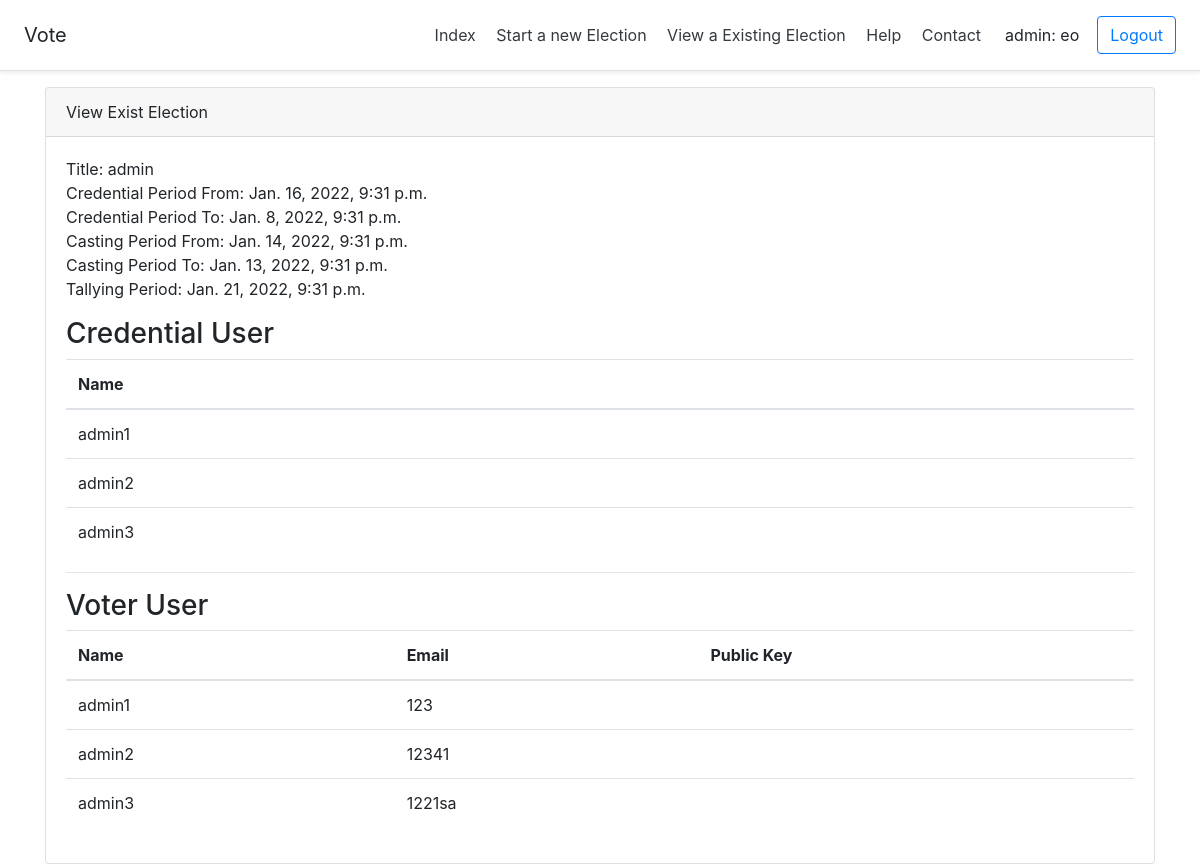
Screenshot of /eo/viewexistelection/5/ (signed in) with the database file from the repository.
### eovote/models.py (models this page shows, shortened)
class EoElection(models.Model):
    title = models.CharField(max_length=255)
    credential_period_from = models.DateTimeField()
    credential_period_to = models.DateTimeField()
    casting_period_from = models.DateTimeField()
    casting_period_to = models.DateTimeField()
    tallying_period = models.DateTimeField()
    voter_list = models.FileField()
    candidates_list = models.FileField()
    pub_user = models.ForeignKey(get_user_model(), on_delete=models.CASCADE)

class EoCredentialUser(models.Model):
    name = models.CharField(max_length=255)
    userid = models.UUIDField(primary_key=True, auto_created=True, default=uuid.uuid4,
                              editable=False)
    eo_election = models.ForeignKey(EoElection, on_delete=models.CASCADE)

class EoVoterUser(models.Model):
    name = models.CharField(max_length=255)
    email = models.EmailField()
    public_key = models.CharField(max_length=255)
    userid = models.UUIDField(primary_key=True, auto_created=True, default=uuid.uuid4,
                              editable=False)
    eo_election = models.ForeignKey(EoElection, on_delete=models.CASCADE)

### eovote/views.py (the view)
# urls.py: path('viewexistelection/<slug:pk>/', views.ViewExistElection.as_view(), name='viewexistelection'),
class ViewExistElection(LoginRequiredMixin, DetailView):
    template_name = 'eo/viewexistelection.html'
    model = EoElection

### user/templatetags/myfilters.py (called while the page is built)
@register.filter
def role(user):
    return get_role(user)

### utils/auth.py (called while the page is built)
def get_role(user):
    return user.groups.first().name if user.groups.exists() else None

### templates/eo/viewexistelection.html (shortened to what this page needs)
{% extends 'base.html' %}
{% block content %}
<div class="card">
    <div class="card-header">
        View Exist Election
    </div>
    <div class="card-body" style="{% if not object %}display: none{% endif %}">
        <p>
            Title: {{ object.title }}<br>
            Credential Period  From: {{ object.credential_period_from }}<br>
            Credential Period  To: {{ object.credential_period_to }}<br>
            Casting Period From: {{ object.casting_period_from }}<br>
            Casting Period To: {{ object.casting_period_to }}<br>
            Tallying Period: {{ object.tallying_period }}
        </p>
        <h3>Credential User</h3>
        <table class="table">
            <thead>
                <tr>
                    <th>Name</th>
                </tr>
            </thead>
            <tbody id="body">
                {% for voter in object.eocredentialuser_set.all %}
                    <tr>
                        <td>{{ voter.name }}</td>
                    </tr>
                {% endfor %}
            </tbody>
        </table>
        <hr>
        <h3>Voter User</h3>
        <table class="table">
            <thead>
                <tr>
                    <th>Name</th>
                    <th>Email</th>
                    <th>Public Key</th>
                </tr>
            </thead>
            <tbody id="body">
                {% for voter in object.eovoteruser_set.all %}
                    <tr>
                        <td>{{ voter.name }}</td>
                        <td>{{ voter.email }}</td>
                        <td>{{ voter.public_key }}</td>
                    </tr>
                {% endfor %}
            </tbody>
        </table>
    </div>
</div>
{% endblock %}

### templates/base.html (shortened to what this page needs)
{% load static %}
<!DOCTYPE html>
<html lang="en">
<head>
    <link rel="stylesheet" href="{% static 'bootstrap/css/bootstrap.min.css' %}">
</head>
<body>
{% include 'components/navbar.html' %}
<div class="container">
    {% block content %}
    {% endblock %}
</div>
</body>
</html>

### templates/components/navbar.html
{% load myfilters %}
<div class="d-flex flex-column flex-md-row align-items-center p-3 px-md-4 mb-3 bg-white border-bottom shadow-sm">
  <h5 class="my-0 mr-md-auto font-weight-normal">Vote</h5>
  <nav class="my-2 my-md-0 mr-md-3">
    <a class="p-2 text-dark" href="/">Index</a>
    {% if request.user|role == 'ea' %}
        <a class="p-2 text-dark" href="{% url 'set-election-registration' %}">Set Election Registration</a>
        <a class="p-2 text-dark" href="{% url 'ea-list' %}">View Election Registration Sit</a>
    {% elif request.user|role == 'eo' %}
        <a class="p-2 text-dark" href="{% url 'eo:startnewelection' %}">Start a new Election</a>
        <a class="p-2 text-dark" href="{% url 'eo:eo-list' %}">View a Existing Election</a>
    {% endif %}
    <a class="p-2 text-dark" href="{% url 'help' %}">Help</a>
    <a class="p-2 text-dark" href="{% url 'contact' %}">Contact</a>
  </nav>
{% if request.user.is_authenticated %}
    {{ request.user.username }}: {{ request.user|role }} &nbsp;&nbsp;&nbsp;<a class="btn btn-outline-primary" href="{% url 'logout' %}">Logout</a>
{% else %}
    <a class="btn btn-outline-primary" href="{% url 'login' %}">Sign in</a>
{% endif %}
</div>

### rows the page displays
EoElection: title "admin", credential_period_from "Jan. 16, 2022, 9:31 p.m.", credential_period_to "Jan. 8, 2022, 9:31 p.m.", casting_period_from "Jan. 14, 2022, 9:31 p.m.", casting_period_to "Jan. 13, 2022, 9:31 p.m.", tallying_period "Jan. 21, 2022, 9:31 p.m."
EoCredentialUser: name "admin1"
EoCredentialUser: name "admin2"
EoCredentialUser: name "admin3"
EoVoterUser: name "admin1", email "123"
EoVoterUser: name "admin2", email "12341"
EoVoterUser: name "admin3", email "1221sa"

### other values shown
{{ request.user.username }} "admin"
{{ request.user|role }} "eo"
